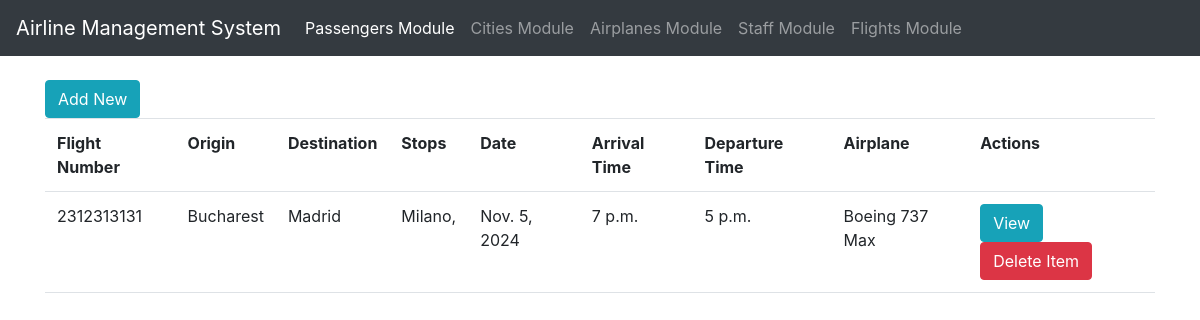
/flight/, run on the app's committed database.
### FlightModule/models.py (models this page shows, shortened)
class Flight(models.Model):
    flight_number = models.IntegerField()
    origin = models.ForeignKey(City,related_name="origin",on_delete=models.DO_NOTHING)
    destination = models.ForeignKey(City,related_name="destination",on_delete=models.DO_NOTHING)
    stops = models.ManyToManyField(City,blank=True)
    date = models.DateField()
    arrival_time = models.TimeField()
    departure_time = models.TimeField()
    passengers = models.ManyToManyField(Passenger,blank=True)
    crew = models.ManyToManyField(Staff)
    airplane = models.ForeignKey(Airplane,on_delete=models.DO_NOTHING)

### CitiesModule/models.py (models this page shows)
class City(models.Model):
    name = models.CharField(max_length=100)
    def __str__(self):
        return self.name

### AirplaneModule/models.py (models this page shows, shortened)
class Airplane(models.Model):
    numser = models.IntegerField()
    manufacturer = models.CharField(max_length=100)
    model = models.CharField(max_length=100)
    CHOICES = (
        ('a','A'),
        ('b','B'),
        ('c','C'),
    )
    rating = models.CharField(max_length=10,choices=CHOICES)

### FlightModule/views.py (the view)
# urls.py: path('', name='airplane listview', view=index),
def index(request):
    flights = Flight.objects.all()
    return render(request,'flight_listview.html',{'flights':flights})

### FlightModule/templates/flight_listview.html (shortened to what this page needs)
{% extends "flight_base.html" %}
{% block content %}
<div class="container">
    <br/>
    <a class="btn btn-info" href="{% url 'flight add' %}">Add New</a>
    <table class="table">
        <tr>
            <th>Flight Number</th>
            <th>Origin</th>
            <th>Destination</th>
            <th>Stops</th>
            <th>Date</th>
            <th>Arrival Time</th>
            <th>Departure Time</th>
            <th>Airplane</th>
            <th>Actions</th>
        </tr>
        {% for flight in flights %}
        <tr>
            <td>{{ flight.flight_number }}</td>
            <td>{{ flight.origin }}</td>
            <td>{{ flight.destination }}</td>
            <td>
                {% for stop in flight.stops.all %}
                {{ stop.name }},
                {% endfor %}
            </td>
            <td>{{ flight.date }}</td>
            <td>{{ flight.arrival_time }}</td>
            <td>{{ flight.departure_time }}</td>
            <td>{{ flight.airplane.manufacturer }} {{ flight.airplane.model }}</td>
            <td>
                <a class="btn btn-info" href="view/{{ flight.id }}">View</a>
                <a class="btn btn-danger" href="delete/{{ flight.id }}">Delete Item</a>
            </td>
        </tr>
        {% endfor %}
    </table>
</div>
{% endblock %}

### data on the page
Flight: flight_number "2312313131", origin "Bucharest", destination "Madrid", date "Nov. 5, 2024", arrival_time "7 p.m.", departure_time "5 p.m.", airplane.manufacturer "Boeing", airplane.model "737 Max"
City: name "Milano"
